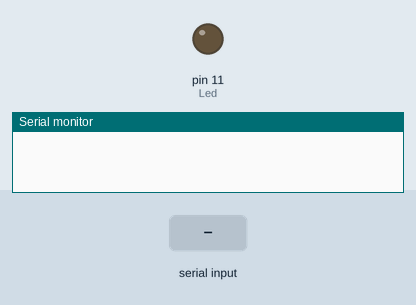
This sketch was run on a simulated Arduino Uno, built with avr-gcc and run on an emulated ATmega328P. Shown: output pins drawn as LEDs (lit = HIGH), the last lines printed to the serial monitor. The inputs (shaded band) are chosen by the test bench.

Above: at 1.2 s.
1.3 s: "1\n" received over Serial
At 2.1 s:
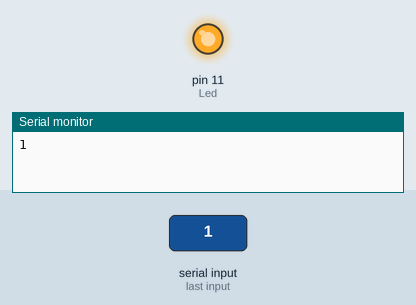
Timing chart, 0 to 4.3 s (numbered marks = the images above; inputs shaded):
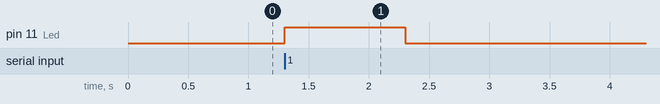

Measured:
- after the input at 1.3 s, pin 11 (Led): LOW → HIGH at once, → LOW 1.0 s later

The sketch:

7-Controlling-Led-Using-Serial-Communication.ino
```cpp
/*
Controlling the Led using Serial Communication.
This project is done using 2 methods:
1) Using if statements. Let "1" be for ON and "0" be for OFF.
2) Without if statements.
Hint: Write each method in its own function.
*/

const int Led=11; //Initialize Led1 at pin number 11.
int value; //Used to store the Serial input
void setup()
{
  pinMode(Led, OUTPUT); //Set Led to OUTPUT
  digitalWrite(Led, LOW); //Set Led to LOW.
  Serial.begin(9600); //Initialize Serial Communication at a baud rate of 9600
  value = 0; //Set it initially to "0"
}

void loop()
{
  if(Serial.available()){ //if something was sent over the serial port
   value = Serial.parseInt(); //Set value equal to that int.
   Serial.println(value);
  }

  //Choose the method you want to use and comment the other.
  method1();
  //method2();
}

//method1 uses if statements
void method1(){
  if(value==1){digitalWrite(Led, HIGH);}
  else if(value==0){digitalWrite(Led, LOW);}
}

//method2 doesn't use if statements
void method2(){
  digitalWrite(Led, value);
}
```
